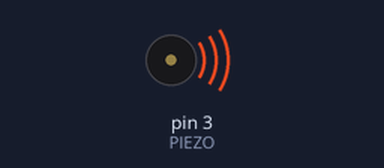
Simulated run of this sketch. Board: Arduino Uno, built with avr-gcc and run on an emulated ATmega328P. Parts: buzzer (waves = sounding).

Above: at 0.2 s.
Timing chart, 0 to 3.0 s (numbered marks = the images above):
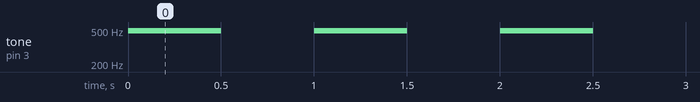

The sketch:

PIEZO_Buzzer.ino
```cpp
// Project 7 - Trying out a piezo buzzer
#define PIEZO 3 // Pin 3 is capable of PWM output to drive tones
int del = 500;
void setup()
{
  pinMode(PIEZO, OUTPUT);
}

void loop()
{
  tone(PIEZO, 490); // 50% PWM signal of 490kHz (Arduino PWM default frequency)
  delay(del);
  noTone(PIEZO);    // Turn off PWM on pin
  delay(del);
}
```

Measured:
- by itself, tone on pin 3 (PIEZO): alternates 490 Hz for 0.50 s and silent for 0.50 s
